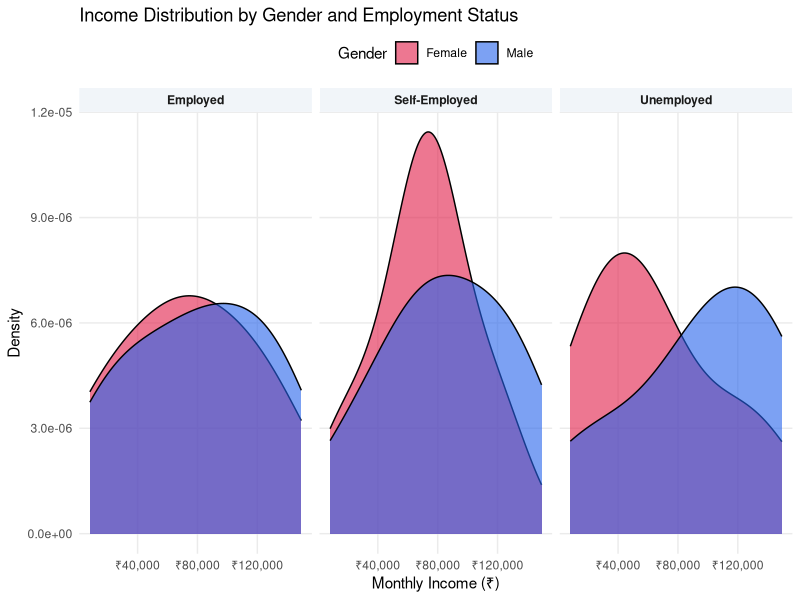

Generate this figure with R:
## ---- chunk 1
#| message: false
library(tidyverse)
library(knitr)

# Simulate a messy survey dataset
set.seed(2025)
n <- 200

raw_survey <- data.frame(
  id         = 1:n,
  age        = sample(c(18:80, NA), n, replace = TRUE, 
                      prob = c(rep(1, 63), rep(5, 1))),
  income     = paste0("₹", round(runif(n, 5000, 150000), -2)),
  gender     = sample(c("M", "F", "male", "female", "MALE", "1", "2", NA), 
                      n, replace = TRUE),
  state      = sample(c("HR", "PB", "UP", "BR", "MH", NA), n, replace = TRUE),
  employment = sample(c("Employed", "Unemployed", "Self-Employed", 
                         "employed", "NA", NA), n, replace = TRUE)
)

glimpse(raw_survey)
## ---- chunk 2
clean_survey <- raw_survey |>
  # Standardise gender
  mutate(
    gender_clean = case_when(
      str_to_lower(gender) %in% c("m", "male", "1") ~ "Male",
      str_to_lower(gender) %in% c("f", "female", "2") ~ "Female",
      .default = NA_character_
    ),
    # Clean income: remove ₹ symbol and convert to numeric
    income_num = as.numeric(str_remove(income, "₹")),
    # Standardise employment
    employment_clean = case_when(
      str_to_lower(employment) == "employed"      ~ "Employed",
      str_to_lower(employment) == "unemployed"    ~ "Unemployed",
      str_to_lower(employment) == "self-employed" ~ "Self-Employed",
      .default = NA_character_
    )
  )

# Check results
clean_survey |>
  count(gender_clean) |>
  kable(caption = "Gender distribution after cleaning")
## ---- chunk 3
# Check missingness
miss_summary <- clean_survey |>
  summarise(across(everything(), ~sum(is.na(.)))) |>
  pivot_longer(everything(), names_to = "variable", values_to = "missing") |>
  mutate(pct_missing = round(missing / n * 100, 1)) |>
  arrange(desc(missing))

kable(miss_summary, caption = "Missing value summary")
## ---- chunk 4
# Age-Income analysis by gender
summary_table <- clean_survey |>
  filter(!is.na(gender_clean), !is.na(income_num)) |>
  group_by(gender_clean, state) |>
  summarise(
    n          = n(),
    mean_age   = round(mean(age, na.rm = TRUE), 1),
    mean_income = round(mean(income_num, na.rm = TRUE)),
    median_income = median(income_num, na.rm = TRUE),
    .groups = "drop"
  ) |>
  arrange(state, gender_clean)

kable(summary_table, 
      caption = "Summary statistics by gender and state",
      format.args = list(big.mark = ","))
## ---- chunk 5
#| fig-height: 5
#| fig-cap: "Income distribution by gender and employment status"

clean_survey |>
  filter(!is.na(gender_clean), !is.na(employment_clean), !is.na(income_num)) |>
  ggplot(aes(x = income_num, fill = gender_clean)) +
  geom_density(alpha = 0.6, adjust = 1.5) +
  facet_wrap(~employment_clean) +
  scale_x_continuous(labels = scales::label_number(prefix = "₹", big.mark = ",")) +
  scale_fill_manual(values = c("Male" = "#2563eb", "Female" = "#e11d48")) +
  labs(
    title = "Income Distribution by Gender and Employment Status",
    x = "Monthly Income (₹)", y = "Density", fill = "Gender"
  ) +
  theme_minimal(base_size = 11) +
  theme(
    strip.background = element_rect(fill = "#f1f5f9", color = NA),
    strip.text = element_text(face = "bold"),
    panel.grid.minor = element_blank(),
    legend.position = "top"
  )
